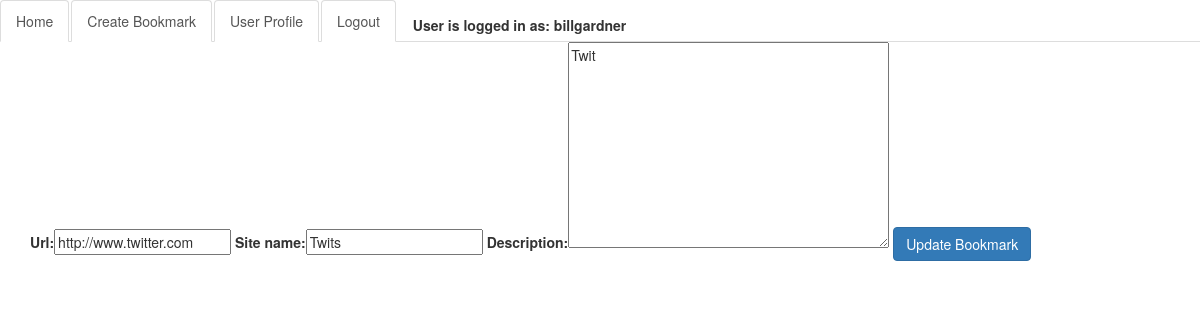
The app's page /update_bookmark/11 (signed in), older data.
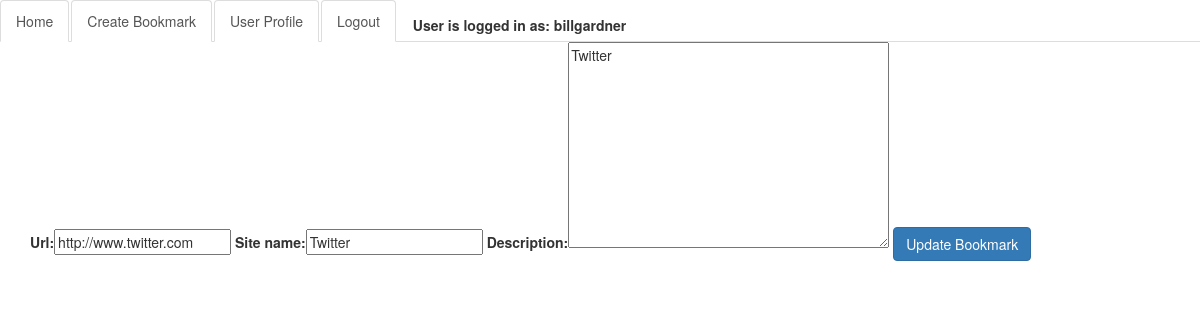
The same page, newer data.
### url/models.py (models this page shows, shortened)
class Url(models.Model):
    url = models.URLField()
    site_name = models.CharField(max_length=60)
    description = models.TextField()
    created = models.DateTimeField(auto_now_add=True)
    hashid = models.CharField(max_length=50)
    user = models.ForeignKey(User)
    click_count = models.IntegerField(default=0)
    class Meta:
        ordering = ['-created']

### url/views.py (the view)
# urls.py: url(r'^update_bookmark/(?P<pk>\d+)$', UpdateBookmarkView.as_view(), name="update_bookmark"),
class UpdateBookmarkView(UpdateView):
    model = Url
    success_url = '/accounts/profile'
    template_name = "update_bookmark.html"
    fields = ["url", "site_name", "description"]

### templates/update_bookmark.html (shortened to what this page needs)
{% extends "base.html" %}
{% load bootstrap %}
{% block content %}
  <form action="" method="post">
      {{ form|bootstrap }}
    <button type="submit" value="Submit" class="btn btn-primary">Update Bookmark</button>
  </form>
{% endblock %}

Row changes from the older to the newer data that the page shows:
changed Url "http://www.twitter.com": site_name "Twits" → "Twitter"; description "Twit" → "Twitter"
